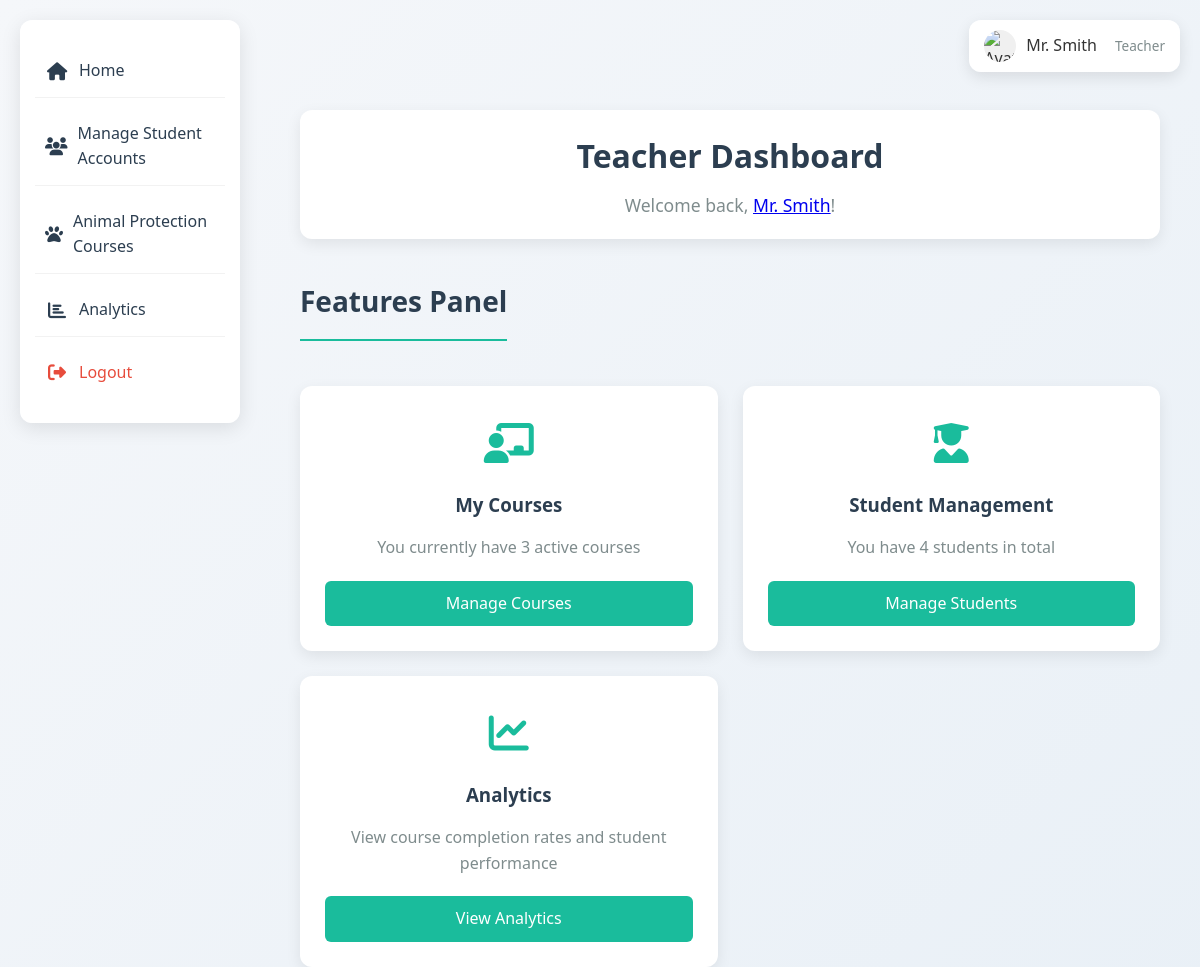
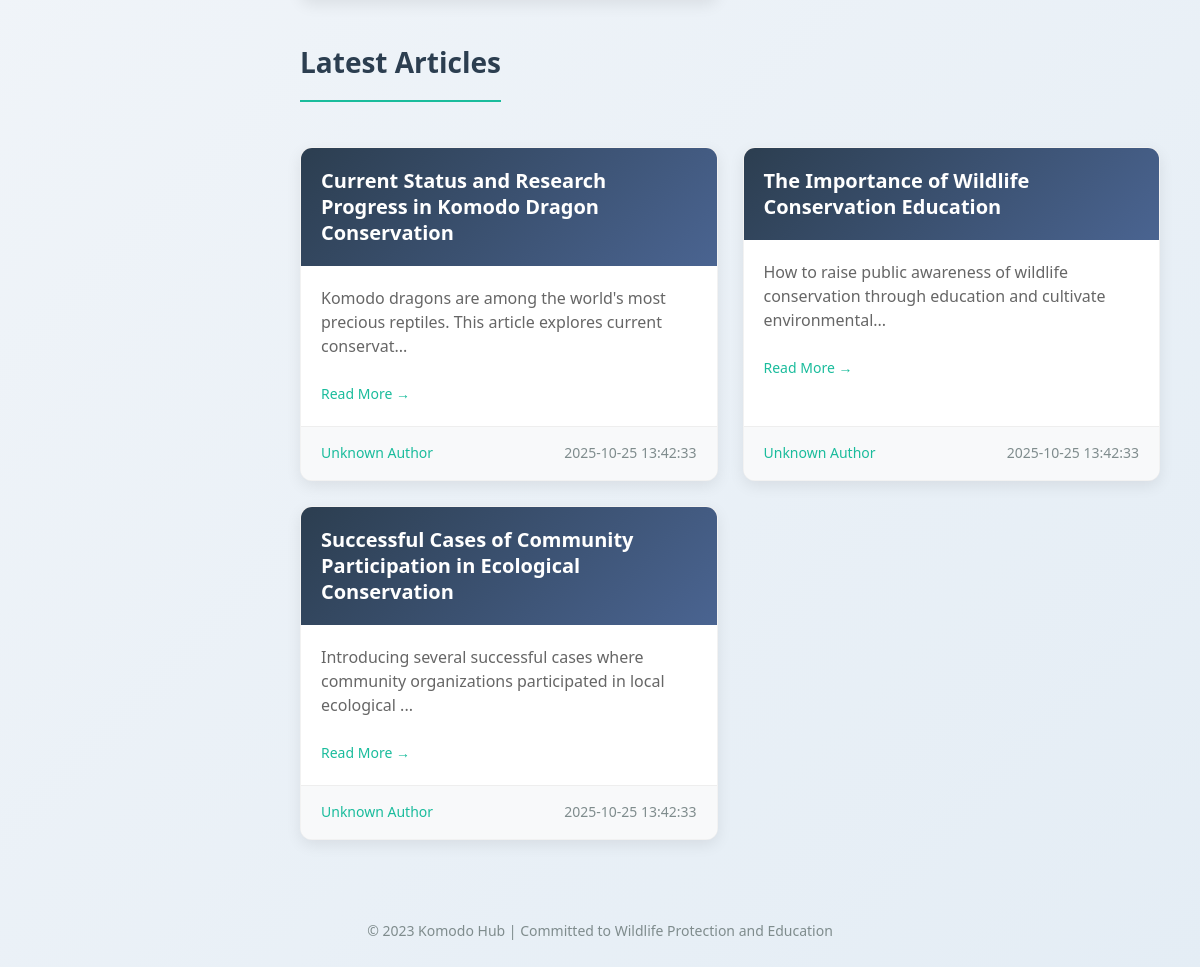
/teacher/dashboard (signed in), run on the app's committed database (2 pictures, top to bottom).
### tables this page shows
CREATE TABLE articles (
        id INTEGER PRIMARY KEY AUTOINCREMENT,
        title TEXT NOT NULL,
        author_id INTEGER NOT NULL,
        content TEXT NOT NULL,
        created_at TIMESTAMP DEFAULT CURRENT_TIMESTAMP,
        updated_at TIMESTAMP DEFAULT CURRENT_TIMESTAMP,
        FOREIGN KEY (author_id) REFERENCES users (id)
    );

### routes/teacher.py (the view)
@teacher_bp.route('/dashboard')
def dashboard():
    if 'username' not in session or session.get('role') != 'teacher':
        flash('请先登录教师账户。', 'error')
        return redirect(url_for('auth.login'))
    from database.models import get_teacher_dashboard_data, get_articles
    teacher_id = session.get('user_id')
    teacher_data = get_teacher_dashboard_data(teacher_id)
    articles = get_articles()
    return render_template('pages/teacher/teacher.html',
                           teacher_data=teacher_data,
                           articles=articles)

### database/models.py (called while the page is built)
def get_db_connection():
    conn = sqlite3.connect(current_app.config['DATABASE'])
    conn.row_factory = sqlite3.Row
    return conn

def get_articles():
    try:
        conn = get_db_connection()
        cursor = conn.cursor()
        cursor.execute('SELECT * FROM articles ORDER BY created_at DESC')
        articles = cursor.fetchall()
        conn.close()
        return articles
    except Exception as e:
        print(f"Error fetching articles: {e}")
        return []

### templates/pages/teacher/teacher.html (shortened to what this page needs)
{% extends 'base/base.html' %}
{% block content %}
<div class="dashboard-container">
    <div class="dashboard-header">
        <h1>Teacher Dashboard</h1>
        <p>Welcome back, <a href="{{ url_for('teacher.profile') }}" class="profile-link">{{ session.full_name or session.username }}</a>!</p>
    </div>
    <div class="dashboard-content">
        <h2 class="section-title">Features Panel</h2>
        <div class="dashboard-grid">
            {% from "components/dashboard_card.html" import dashboard_card %}
            {{ dashboard_card(
                icon="fas fa-chalkboard-teacher",
                title="My Courses",
                description="You currently have " + teacher_data.course_count|string + " active courses",
                button_text="Manage Courses",
                link=url_for('teacher.courses')
            ) }}
            {{ dashboard_card(
                icon="fas fa-user-graduate",
                title="Student Management",
                description="You have " + teacher_data.student_count|string + " students in total",
                button_text="Manage Students",
                link=url_for('teacher.students_management')
            ) }}
            {{ dashboard_card(
                icon="fas fa-chart-line",
                title="Analytics",
                description="View course completion rates and student performance",
                button_text="View Analytics",
                link=url_for('teacher.analytics')
            ) }}
        </div>
    </div>
    <div class="articles-section">
        <h2 class="section-title">Latest Articles</h2>
        <div class="articles-grid">
            {% for article in articles %}
                {% from "components/article_card.html" import article_card %}
                {{ article_card(article) }}
            {% else %}
            <div class="no-articles">
                <p>No articles to display.</p>
            </div>
            {% endfor %}
        </div>
    </div>
</div>
{% endblock %}

### templates/components/article_card.html
{% macro article_card(article, show_admin_actions=false) %}
<div class="article-card">
    <div class="article-header">
        <h3 class="article-title">{{ article['title'] }}</h3>
    </div>
    <div class="article-body">
        <p class="article-content">
            {% if article['content'] %}
                {{ article['content'][:100] }}{% if article['content']|length > 100 %}...{% endif %}
            {% else %}
                No content summary available
            {% endif %}
        </p>
        {% if show_admin_actions %}
        <div class="article-actions">
            <button class="btn btn-primary btn-sm view-article" data-article-id="{{ article['id'] }}">
                <i class="fas fa-eye"></i> View
            </button>
            <button class="btn btn-secondary btn-sm edit-article" data-article-id="{{ article['id'] }}">
                <i class="fas fa-edit"></i> Edit
            </button>
            <button class="btn btn-danger btn-sm delete-article" data-article-id="{{ article['id'] }}">
                <i class="fas fa-trash"></i> Delete
            </button>
        </div>
        {% else %}
        <a href="#" class="read-more">Read More →</a>
        {% endif %}
    </div>
    <div class="article-meta">
        <span class="article-author">{{ article['author'] or 'Unknown Author' }}</span>
        <span class="article-date">{{ article['created_at'] }}</span>
    </div>
</div>
{% endmacro %}

### static/css/main.css (style rules this page uses)
* { box-sizing: border-box; margin: 0; padding: 0; }
body { font-family: 'Segoe UI', Tahoma, Geneva, Verdana, sans-serif; background: linear-gradient(135deg, #f5f7fa 0%, #e4edf5 100%); color: #333; line-height: 1.6; min-height: 100vh; padding: 20px; }
.section-title { font-size: 28px; color: #2c3e50; margin-bottom: 25px; padding-bottom: 15px; border-bottom: 2px solid #1abc9c; display: inline-block; }
.articles-grid { display: grid; grid-template-columns: repeat(auto-fill, minmax(300px, 1fr)); gap: 25px; margin-top: 20px; }
.article-card { background: #fff; border-radius: 12px; overflow: hidden; box-shadow: 0 5px 15px rgba(0, 0, 0, 0.08); transition: transform 0.3s ease, box-shadow 0.3s ease; border: 1px solid rgba(0, 0, 0, 0.05); height: 100%; display: flex; flex-direction: column; }
.article-header { padding: 20px; background: linear-gradient(135deg, #2c3e50 0%, #4a6491 100%); color: white; }
.article-title { font-size: 20px; margin: 0; line-height: 1.3; }
.article-body { padding: 20px; flex-grow: 1; }
.article-content { color: #666; margin-bottom: 15px; line-height: 1.5; display: -webkit-box; -webkit-line-clamp: 3; -webkit-box-orient: vertical; overflow: hidden; }
.article-meta { display: flex; justify-content: space-between; align-items: center; padding: 15px 20px; background-color: #f8f9fa; border-top: 1px solid #eee; font-size: 14px; }
.article-author { color: #1abc9c; font-weight: 500; }
.article-date { color: #7f8c8d; }
.read-more { display: inline-block; margin-top: 10px; color: #1abc9c; text-decoration: none; font-weight: 500; font-size: 14px; }
.dashboard-container { max-width: 1200px; margin: 0 auto; }
.dashboard-header { text-align: center; margin-bottom: 40px; padding: 20px; background: white; border-radius: 12px; box-shadow: 0 5px 15px rgba(0, 0, 0, 0.08); }
.dashboard-header h1 { color: #2c3e50; margin-bottom: 10px; }
.dashboard-header p { color: #7f8c8d; font-size: 1.1em; }
.dashboard-content { margin-bottom: 40px; }
.dashboard-grid { display: grid; grid-template-columns: repeat(auto-fit, minmax(280px, 1fr)); gap: 25px; margin-top: 20px; }
.articles-section { margin-top: 40px; }

### data on the page
articles: title "Current Status and Research Progress in Komodo Dragon Conservation", content "Komodo dragons are among the world's most precious reptiles. This article explores current conservat", article "Unknown Author", created_at "2025-10-25 13:42:33"
articles: title "The Importance of Wildlife Conservation Education", content "How to raise public awareness of wildlife conservation through education and cultivate environmental", article "Unknown Author", created_at "2025-10-25 13:42:33"
articles: title "Successful Cases of Community Participation in Ecological Conservation", content "Introducing several successful cases where community organizations participated in local ecological", article "Unknown Author", created_at "2025-10-25 13:42:33"

### other printed values
{{ session.full_name or session.username }} "Mr. Smith"
{{ title }} "My Courses Student Management Analytics"
{{ description }} "You currently have 3 active courses You have 4 students in total View course completion rates and student performance"
{{ button_text }} "Manage Courses Manage Students View Analytics"
